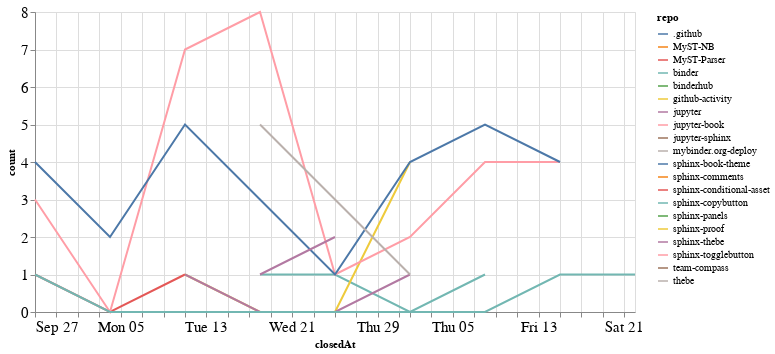

Source (notebook cell):
### Code cell
closed_by_time = closed_by.groupby('repo').resample('W', on='closedAt').count()['author'].reset_index()
closed_by_time = closed_by_time.rename(columns={'author': 'count'})

alt.Chart(closed_by_time, width=600).mark_line().encode(
    x='closedAt',
    y='count',
    color='repo',
    tooltip="repo"
)

### Figure 1 — Vega-Lite specification as saved in the notebook (floating-point values rounded to 4 significant figures)
{"config": {"axisLeft": {"labelFontSize": 15}, "axisBottom": {"labelFontSize": 15}}, "data": {"name": "data-9bb70234b742895f8087212a516e6088"}, "mark": "line", "encoding": {"color": {"type": "nominal", "field": "repo"}, "tooltip": {"type": "nominal", "field": "repo"}, "x": {"type": "temporal", "field": "closedAt"}, "y": {"type": "quantitative", "field": "count"}}, "width": 600, "$schema": "https://vega.github.io/schema/vega-lite/v4.8.1.json", "datasets": {"data-9bb70234b742895f8087212a516e6088": [{"repo": ".github", "closedAt": "2020-11-08T00:00:00", "count": 1}, {"repo": "MyST-NB", "closedAt": "2020-11-08T00:00:00", "count": 1}, {"repo": "MyST-Parser", "closedAt": "2020-09-27T00:00:00", "count": 1}, {"repo": "MyST-Parser", "closedAt": "2020-10-04T00:00:00", "count": 0}, {"repo": "MyST-Parser", "closedAt": "2020-10-11T00:00:00", "count": 1}, {"repo": "binder", "closedAt": "2020-10-18T00:00:00", "count": 1}, {"repo": "binder", "closedAt": "2020-10-25T00:00:00", "count": 1}, {"repo": "binder", "closedAt": "2020-11-01T00:00:00", "count": 0}, {"repo": "binder", "closedAt": "2020-11-08T00:00:00", "count": 0}, {"repo": "binder", "closedAt": "2020-11-15T00:00:00", "count": 1}, {"repo": "binder", "closedAt": "2020-11-22T00:00:00", "count": 1}, {"repo": "binderhub", "closedAt": "2020-11-01T00:00:00", "count": 1}, {"repo": "github-activity", "closedAt": "2020-10-11T00:00:00", "count": 1}, {"repo": "github-activity", "closedAt": "2020-10-18T00:00:00", "count": 0}, {"repo": "github-activity", "closedAt": "2020-10-25T00:00:00", "count": 0}, {"repo": "github-activity", "closedAt": "2020-11-01T00:00:00", "count": 4}, {"repo": "jupyter", "closedAt": "2020-10-11T00:00:00", "count": 1}, {"repo": "jupyter", "closedAt": "2020-10-18T00:00:00", "count": 0}, {"repo": "jupyter", "closedAt": "2020-10-25T00:00:00", "count": 0}, {"repo": "jupyter", "closedAt": "2020-11-01T00:00:00", "count": 1}, {"repo": "jupyter-book", "closedAt": "2020-09-27T00:00:00", "count": 3}, {"repo": "jupyter-book", "closedAt": "2020-10-04T00:00:00", "count": 0}, {"repo": "jupyter-book", "closedAt": "2020-10-11T00:00:00", "count": 7}, {"repo": "jupyter-book", "closedAt": "2020-10-18T00:00:00", "count": 8}, {"repo": "jupyter-book", "closedAt": "2020-10-25T00:00:00", "count": 1}, {"repo": "jupyter-book", "closedAt": "2020-11-01T00:00:00", "count": 2}, {"repo": "jupyter-book", "closedAt": "2020-11-08T00:00:00", "count": 4}, {"repo": "jupyter-book", "closedAt": "2020-11-15T00:00:00", "count": 4}, {"repo": "jupyter-sphinx", "closedAt": "2020-09-27T00:00:00", "count": 1}, {"repo": "mybinder.org-deploy", "closedAt": "2020-10-18T00:00:00", "count": 1}, {"repo": "sphinx-book-theme", "closedAt": "2020-09-27T00:00:00", "count": 4}, {"repo": "sphinx-book-theme", "closedAt": "2020-10-04T00:00:00", "count": 2}, {"repo": "sphinx-book-theme", "closedAt": "2020-10-11T00:00:00", "count": 5}, {"repo": "sphinx-book-theme", "closedAt": "2020-10-18T00:00:00", "count": 3}, {"repo": "sphinx-book-theme", "closedAt": "2020-10-25T00:00:00", "count": 1}, {"repo": "sphinx-book-theme", "closedAt": "2020-11-01T00:00:00", "count": 4}, {"repo": "sphinx-book-theme", "closedAt": "2020-11-08T00:00:00", "count": 5}, {"repo": "sphinx-book-theme", "closedAt": "2020-11-15T00:00:00", "count": 4}, {"repo": "sphinx-comments", "closedAt": "2020-09-27T00:00:00", "count": 1}, {"repo": "sphinx-conditional-asset", "closedAt": "2020-10-25T00:00:00", "count": 2}, {"repo": "sphinx-copybutton", "closedAt": "2020-09-27T00:00:00", "count": 1}, {"repo": "sphinx-copybutton", "closedAt": "2020-10-04T00:00:00", "count": 0}, {"repo": "sphinx-copybutton", "closedAt": "2020-10-11T00:00:00", "count": 0}, {"repo": "sphinx-copybutton", "closedAt": "2020-10-18T00:00:00", "count": 0}, {"repo": "sphinx-copybutton", "closedAt": "2020-10-25T00:00:00", "count": 0}, {"repo": "sphinx-copybutton", "closedAt": "2020-11-01T00:00:00", "count": 0}, {"repo": "sphinx-copybutton", "closedAt": "2020-11-08T00:00:00", "count": 1}, {"repo": "sphinx-panels", "closedAt": "2020-10-18T00:00:00", "count": 1}, {"repo": "sphinx-proof", "closedAt": "2020-09-27T00:00:00", "count": 1}, {"repo": "sphinx-thebe", "closedAt": "2020-10-18T00:00:00", "count": 1}, {"repo": "sphinx-thebe", "closedAt": "2020-10-25T00:00:00", "count": 2}, {"repo": "sphinx-togglebutton", "closedAt": "2020-10-25T00:00:00", "count": 3}, {"repo": "team-compass", "closedAt": "2020-10-11T00:00:00", "count": 1}, {"repo": "thebe", "closedAt": "2020-10-18T00:00:00", "count": 5}, {"repo": "thebe", "closedAt": "2020-10-25T00:00:00", "count": 3}, {"repo": "thebe", "closedAt": "2020-11-01T00:00:00", "count": 1}]}}
